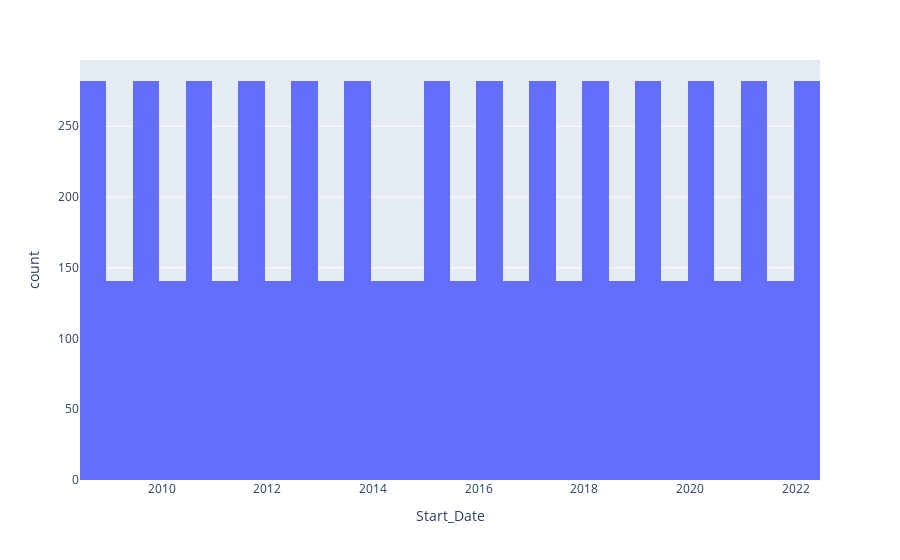

Notebook cell for this chart:
### Code cell
val_c = air_quality_data["Start_Date"].value_counts().reset_index()
print(val_c.head())
fig = px.histogram(air_quality_data[air_quality_data["Name"] == "Nitrogen dioxide (NO2)"], x="Start_Date")
fig.show()

### Figure 1 — Plotly figure (JSON) as saved in the notebook; plotly's stock layout.template omitted (floating-point values rounded to 4 significant figures; data arrays with more than 128 entries replaced by an {"elided": "..."} marker saying what was removed)
{"data": [{"alignmentgroup": "True", "bingroup": "x", "hovertemplate": "Start_Date=%{x}<br>count=%{y}<extra></extra>", "legendgroup": "", "marker": {"color": "#636efa", "pattern": {"shape": ""}}, "name": "", "offsetgroup": "", "orientation": "v", "showlegend": false, "type": "histogram", "x": {"elided": "5922 str values"}, "xaxis": "x", "yaxis": "y"}], "layout": {"barmode": "relative", "legend": {"tracegroupgap": 0}, "margin": {"t": 60}, "xaxis": {"anchor": "y", "domain": [0, 1], "title": {"text": "Start_Date"}}, "yaxis": {"anchor": "x", "domain": [0, 1], "title": {"text": "count"}}}}
